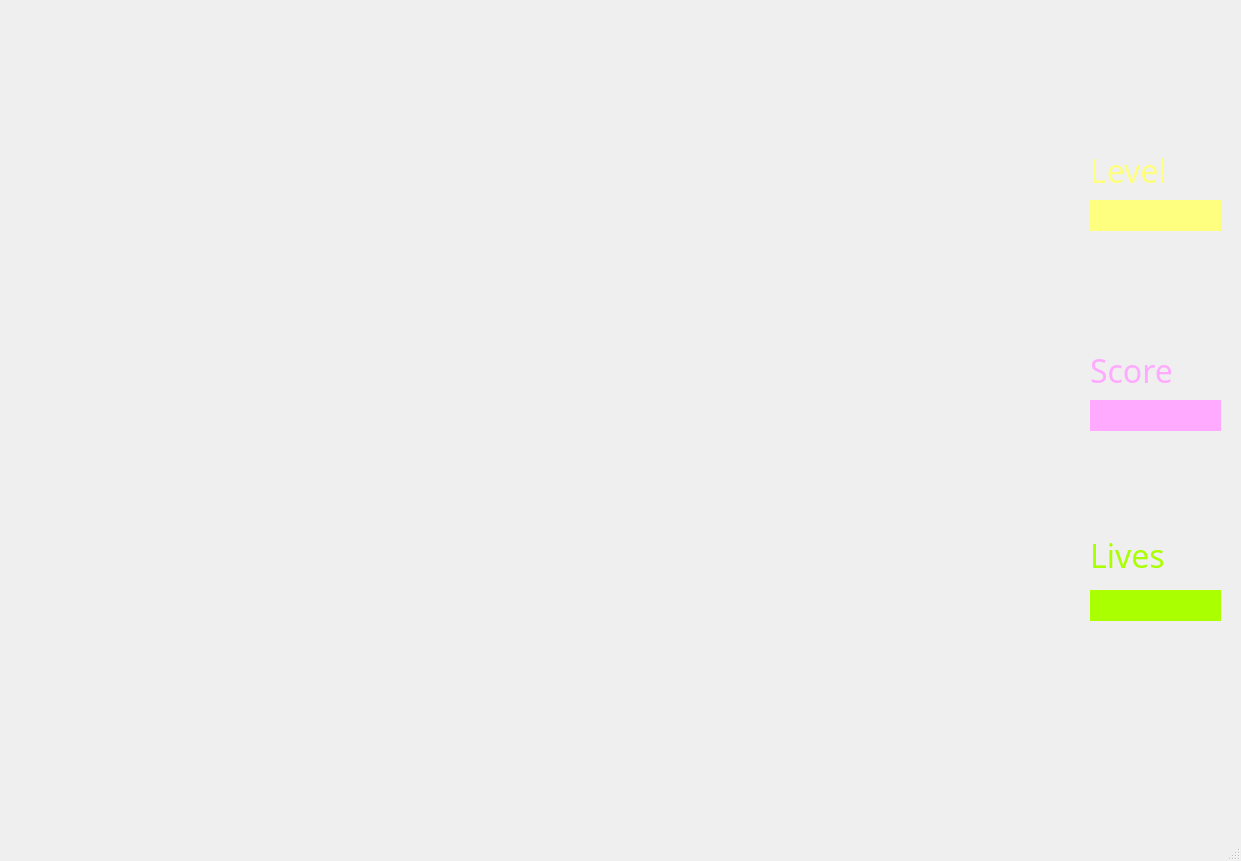
<?xml version="1.0" encoding="UTF-8"?>
<ui version="4.0">
 <class>MainWindow</class>
 <widget class="QMainWindow" name="MainWindow">
  <property name="geometry">
   <rect>
    <x>0</x>
    <y>0</y>
    <width>1241</width>
    <height>861</height>
   </rect>
  </property>
  <property name="windowTitle">
   <string>MainWindow</string>
  </property>
  <widget class="QWidget" name="centralwidget">
   <widget class="QLabel" name="workArea">
    <property name="geometry">
     <rect>
      <x>40</x>
      <y>150</y>
      <width>991</width>
      <height>611</height>
     </rect>
    </property>
    <property name="frameShape">
     <enum>QFrame::Shape::NoFrame</enum>
    </property>
    <property name="text">
     <string/>
    </property>
   </widget>
   <widget class="QLabel" name="label">
    <property name="geometry">
     <rect>
      <x>1090</x>
      <y>350</y>
      <width>131</width>
      <height>41</height>
     </rect>
    </property>
    <property name="font">
     <font>
      <family>Algerian</family>
      <pointsize>24</pointsize>
     </font>
    </property>
    <property name="styleSheet">
     <string notr="true">color: rgb(255, 170, 255);</string>
    </property>
    <property name="text">
     <string>Score</string>
    </property>
   </widget>
   <widget class="QLabel" name="score">
    <property name="geometry">
     <rect>
      <x>1090</x>
      <y>400</y>
      <width>131</width>
      <height>31</height>
     </rect>
    </property>
    <property name="font">
     <font>
      <family>8514oem</family>
      <pointsize>15</pointsize>
     </font>
    </property>
    <property name="styleSheet">
     <string notr="true">background-color: rgb(255, 170, 255);</string>
    </property>
    <property name="frameShape">
     <enum>QFrame::Shape::NoFrame</enum>
    </property>
    <property name="text">
     <string/>
    </property>
   </widget>
   <widget class="QLabel" name="lives">
    <property name="geometry">
     <rect>
      <x>1090</x>
      <y>590</y>
      <width>131</width>
      <height>31</height>
     </rect>
    </property>
    <property name="font">
     <font>
      <family>8514oem</family>
      <pointsize>15</pointsize>
     </font>
    </property>
    <property name="styleSheet">
     <string notr="true">background-color: rgb(170, 255, 0);</string>
    </property>
    <property name="frameShape">
     <enum>QFrame::Shape::NoFrame</enum>
    </property>
    <property name="text">
     <string/>
    </property>
   </widget>
   <widget class="QLabel" name="label_2">
    <property name="geometry">
     <rect>
      <x>1090</x>
      <y>530</y>
      <width>111</width>
      <height>51</height>
     </rect>
    </property>
    <property name="font">
     <font>
      <family>Algerian</family>
      <pointsize>24</pointsize>
     </font>
    </property>
    <property name="styleSheet">
     <string notr="true">color: rgb(170, 255, 0);</string>
    </property>
    <property name="text">
     <string>Lives</string>
    </property>
   </widget>
   <widget class="QLabel" name="level">
    <property name="geometry">
     <rect>
      <x>1090</x>
      <y>200</y>
      <width>131</width>
      <height>31</height>
     </rect>
    </property>
    <property name="font">
     <font>
      <family>8514oem</family>
      <pointsize>15</pointsize>
     </font>
    </property>
    <property name="styleSheet">
     <string notr="true">background-color: rgb(255, 255, 127);</string>
    </property>
    <property name="frameShape">
     <enum>QFrame::Shape::NoFrame</enum>
    </property>
    <property name="text">
     <string/>
    </property>
   </widget>
   <widget class="QLabel" name="label_3">
    <property name="geometry">
     <rect>
      <x>1090</x>
      <y>140</y>
      <width>131</width>
      <height>61</height>
     </rect>
    </property>
    <property name="font">
     <font>
      <family>Algerian</family>
      <pointsize>24</pointsize>
     </font>
    </property>
    <property name="styleSheet">
     <string notr="true">color: rgb(255, 255, 127);</string>
    </property>
    <property name="text">
     <string>Level</string>
    </property>
   </widget>
   <widget class="QLabel" name="Hens">
    <property name="geometry">
     <rect>
      <x>40</x>
      <y>10</y>
      <width>991</width>
      <height>141</height>
     </rect>
    </property>
    <property name="frameShape">
     <enum>QFrame::Shape::NoFrame</enum>
    </property>
    <property name="text">
     <string/>
    </property>
   </widget>
  </widget>
  <widget class="QMenuBar" name="menubar">
   <property name="geometry">
    <rect>
     <x>0</x>
     <y>0</y>
     <width>1241</width>
     <height>26</height>
    </rect>
   </property>
  </widget>
  <widget class="QStatusBar" name="statusbar"/>
 </widget>
 <resources/>
 <connections/>
</ui>
